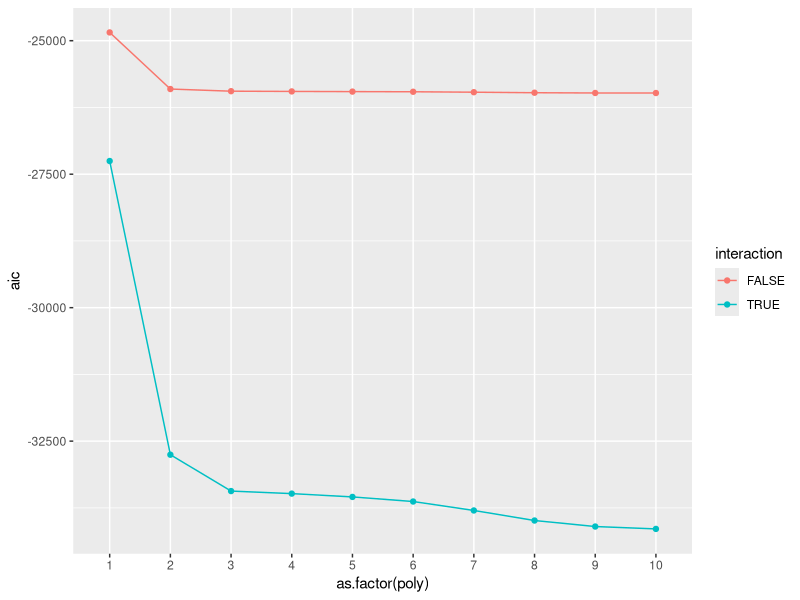
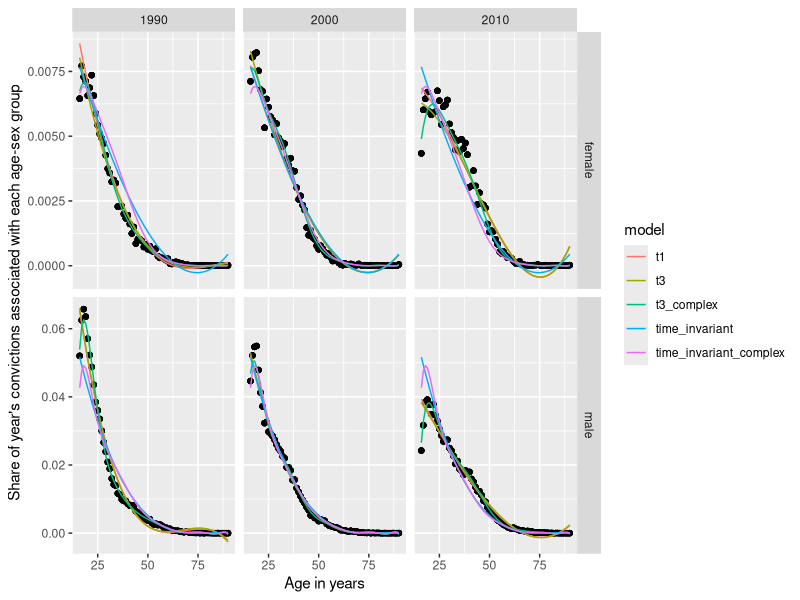

The R source for these figures, in order:
## ---- chunk 1
rm(list=ls())
# Code chunk example from http://stackoverflow.com/questions/24585254/working-with-knitr-using-subdirectories
library(knitr)
opts_knit$set(root.dir=normalizePath('../'))


library(plyr)
library(stringr)
library(tidyr)
library(dplyr)


library(RColorBrewer)
library(ggplot2)
## ---- chunk 2
data <- read.csv("data/real/scotland_all.csv") %>%
  tbl_df

names(data) <- c(
  "country",
  "year",
  "age",
  "sex",
  "convicted",
  "total"
)

data$sex <- tolower(data$sex)
data$age <- revalue(data$age, c("90 & over" = "90"))
data$age <- as.numeric(as.character(data$age))


## ---- chunk 3

print(data)
## ---- chunk 4

model_data <- data %>%
  group_by(year) %>%
  mutate(prop_convicted = convicted / sum(convicted)) %>%
  select(year, age, sex, prop_convicted) %>%
  arrange(year, sex, age)

model_data
## ---- chunk 5
lm(prop_convicted ~ year, model_data) %>% AIC() -> a_year
lm(prop_convicted ~ sex, model_data) %>% AIC() -> a_sex
lm(prop_convicted ~ age, model_data) %>% AIC() -> a_age

c(a_year, a_sex, a_age)

## ---- chunk 6

lm(prop_convicted ~ age + year, model_data) %>% AIC() -> a_age_year
lm(prop_convicted ~ age + sex, model_data) %>% AIC() -> a_age_sex

c(a_age_year, a_age_sex)

## ---- chunk 7

lm(prop_convicted ~ poly(age,1)  + sex, model_data) %>% AIC() -> a_age1_sex
lm(prop_convicted ~ poly(age,2)  + sex, model_data) %>% AIC() -> a_age2_sex
lm(prop_convicted ~ poly(age,3)  + sex, model_data) %>% AIC() -> a_age3_sex
lm(prop_convicted ~ poly(age,4)  + sex, model_data) %>% AIC() -> a_age4_sex
lm(prop_convicted ~ poly(age,5)  + sex, model_data) %>% AIC() -> a_age5_sex
lm(prop_convicted ~ poly(age,6)  + sex, model_data) %>% AIC() -> a_age6_sex
lm(prop_convicted ~ poly(age,7)  + sex, model_data) %>% AIC() -> a_age7_sex
lm(prop_convicted ~ poly(age,8)  + sex, model_data) %>% AIC() -> a_age8_sex
lm(prop_convicted ~ poly(age,9)  + sex, model_data) %>% AIC() -> a_age9_sex
lm(prop_convicted ~ poly(age,10)  + sex, model_data) %>% AIC() -> a_age10_sex

## ---- chunk 8
lm(prop_convicted ~ poly(age,1)  * sex, model_data) %>% AIC() -> a_age1sex
lm(prop_convicted ~ poly(age,2)  * sex, model_data) %>% AIC() -> a_age2sex
lm(prop_convicted ~ poly(age,3)  * sex, model_data) %>% AIC() -> a_age3sex
lm(prop_convicted ~ poly(age,4)  * sex, model_data) %>% AIC() -> a_age4sex
lm(prop_convicted ~ poly(age,5)  * sex, model_data) %>% AIC() -> a_age5sex
lm(prop_convicted ~ poly(age,6)  * sex, model_data) %>% AIC() -> a_age6sex
lm(prop_convicted ~ poly(age,7)  * sex, model_data) %>% AIC() -> a_age7sex
lm(prop_convicted ~ poly(age,8)  * sex, model_data) %>% AIC() -> a_age8sex
lm(prop_convicted ~ poly(age,9)  * sex, model_data) %>% AIC() -> a_age9sex
lm(prop_convicted ~ poly(age,10)  * sex, model_data) %>% AIC() -> a_age10sex

## ---- chunk 9

tmp <- data.frame(poly = 1:10,
                  interaction = rep(c(F, T), each = 10),
                  aic =
                    c(
                      a_age1_sex, a_age2_sex, a_age3_sex, a_age4_sex, a_age5_sex,
                      a_age6_sex, a_age7_sex, a_age8_sex, a_age9_sex, a_age10_sex,
                      a_age1sex, a_age2sex, a_age3sex, a_age4sex, a_age5sex,
                      a_age6sex, a_age7sex, a_age8sex, a_age9sex, a_age10sex



                    )
)


## ---- chunk 10
qplot(x = as.factor(poly), y = aic, group = interaction, colour = interaction, data = tmp) + 
  geom_line()

## ---- chunk 11
best_invariant_model <- lm(prop_convicted ~ poly(age,3)  * sex, model_data)
summary(best_invariant_model)
## ---- chunk 12


time_varying_interrupted_model <- model_data %>%
  ungroup() %>%
  mutate(year2 = year - min(year)) %>%
  mutate(post_drop = ifelse(year >= 2000, TRUE, FALSE)) %>%
  lm(prop_convicted ~ poly(age,3)  * sex * post_drop, data = .)

time_varying_constant_change_model <- model_data %>%
  ungroup() %>%
  mutate(year2 = year - min(year)) %>%
  lm(prop_convicted ~ poly(age,3)  * sex * year2, data = .)


time_varying_hybrid_model <- model_data %>%
  ungroup() %>%
  mutate(year2 = year - min(year)) %>%
  mutate(year3 = ifelse(year >= 2000, year - 2000, 0)) %>%
  lm(prop_convicted ~ (poly(age,3)  * sex )* (year2 + year3), data = .)

## ---- chunk 13
AIC(
  best_invariant_model,
  time_varying_interrupted_model,
  time_varying_constant_change_model,
  time_varying_hybrid_model
  )

## ---- chunk 14
BIC(
  best_invariant_model,
  time_varying_interrupted_model,
  time_varying_constant_change_model,
  time_varying_hybrid_model
  )

## ---- chunk 15

tmp <- model_data %>% ungroup() %>% mutate(year2 = year - min(year)) 

t1_model <- lm(prop_convicted ~ poly(age,3)  * sex * poly(year2, 1), tmp)
t2_model <- lm(prop_convicted ~ poly(age,3)  * sex * poly(year2, 2), tmp)
t3_model <- lm(prop_convicted ~ poly(age,3)  * sex * poly(year2, 3), tmp)
t4_model <- lm(prop_convicted ~ poly(age,3)  * sex * poly(year2, 4), tmp)
t5_model <- lm(prop_convicted ~ poly(age,3)  * sex * poly(year2, 5), tmp)

AIC(best_invariant_model, t1_model, t2_model, t3_model, t4_model, t5_model)
BIC(best_invariant_model, t1_model, t2_model, t3_model, t4_model, t5_model)

## ---- chunk 16

summary(t1_model)

summary(t3_model)

## ---- chunk 17

predicted_actual_values <- model_data

# I also want to compare all these models against 10th order poly

model_10_poly_invariant <- lm(prop_convicted ~ poly(age, 10) * sex, data = model_data)
model_10_poly_variant <- model_data %>% ungroup() %>% mutate(year2 = year - min(year)) %>% lm(prop_convicted ~ poly(age, 10) * sex * poly(year2, 3), data = .)



predicted_actual_values <- data.frame(
  predicted_actual_values,
  predicted_time_invariant = best_invariant_model$fitted.values,
  predicted_time_invariant_complex = model_10_poly_invariant$fitted.values,
  predicted_t1 = t1_model$fitted.values,
  predicted_t3 = t3_model$fitted.values,
  predicted_t3_complex = model_10_poly_variant$fitted.values
) %>% tbl_df %>% 
  select(sex, year, age, actual = prop_convicted, contains("predicted")) %>% 
  gather(key = "model", value = "prediction", contains("predicted")) %>% 
  mutate(model = str_replace(model, "^predicted\\_", ""))

AIC(
  best_invariant_model,
  model_10_poly_invariant,
  t1_model,
  t3_model,
  model_10_poly_variant
)

BIC(
  best_invariant_model,
  model_10_poly_invariant,
  t1_model,
  t3_model,
  model_10_poly_variant
)


predicted_actual_values %>% 
  filter(year %in% c(1990, 2000, 2010)) %>% 
  mutate(year = factor(year)) %>% 
  ggplot(., aes(x = age)) + 
  facet_grid(sex ~ year, scales = "free_y") + 
  geom_point(aes(y = actual)) + 
  geom_line(aes(y = prediction, group = model, colour = model)) + 
  labs(y = "Share of year's convictions associated with each age-sex group", x = "Age in years")

